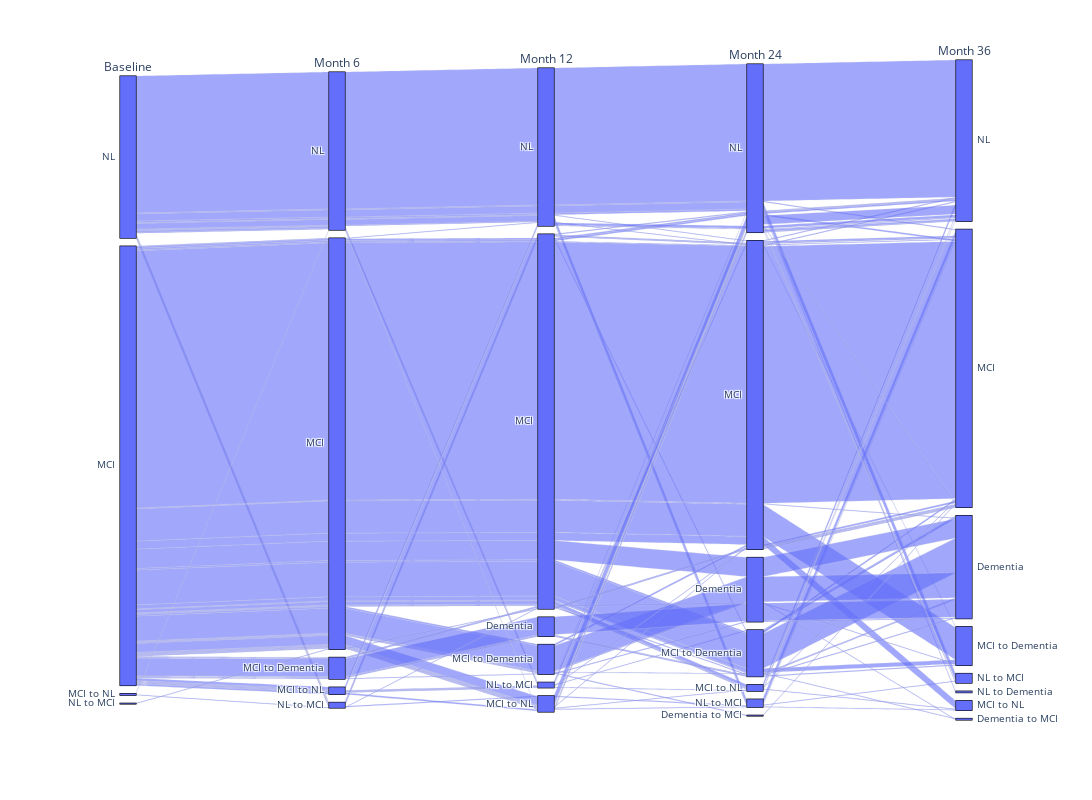

The notebook cell saved with this chart:
### Code cell
import plotly.express as px
import nbformat
pd.DataFrame.iteritems = pd.DataFrame.items
df = copy.deepcopy(rid)
df = df.reset_index()

del df['RID']

# diags = ['NL', 'MCI', 'MCI to Dementia', 'Dementia', 'NL to MCI', 'NL to Dementia']
diags = ['NL', 'Dementia', 'MCI', 'NL to MCI', 'MCI to Dementia', 'MCI to NL', 'Dementia to MCI', 'NL to Dementia']

fig = px.parallel_categories(df, dimensions=chosen_order, labels={
    "bl": "Baseline",
    "m06": "Month 6",
    "m12": "Month 12",
    "m24": "Month 24",
    "m36": "Month 36",
})
# fig = px.parallel_categories(df1, dimensions=chosen_order, color=df1.index, color_continuous_scale=px.colors.sequential.Inferno)
# fig = px.parallel_categories(df1, dimensions=chosen_order, color='bl', color_continuous_scale=px.colors.sequential.Inferno)



fig.update_layout(
    width=1350,
    height=800,
    # margin=dict(l=20, r=50, t=20, b=20),
    # paper_bgcolor="LightSteelBlue",
)
color_for_nodes = ["red","green","blue","violet","maroon", "yellow"]
# fig.update_traces(node_color = color_for_nodes)
fig.show()
fig.write_html("Disease_progression_firstFiveVisits.html")
# fig.write_image("Disease_progression_firstFiveVisits.html.png")

### Figure 1 — Plotly figure (JSON) as saved in the notebook; plotly's stock layout.template omitted (floating-point values rounded to 4 significant figures; data arrays with more than 128 entries replaced by an {"elided": "..."} marker saying what was removed)
{"data": [{"dimensions": [{"label": "Baseline", "values": {"elided": "749 str values"}}, {"label": "Month 6", "values": {"elided": "749 str values"}}, {"label": "Month 12", "values": {"elided": "749 str values"}}, {"label": "Month 24", "values": {"elided": "749 str values"}}, {"label": "Month 36", "values": {"elided": "749 str values"}}], "domain": {"x": [0, 1], "y": [0, 1]}, "name": "", "type": "parcats"}], "layout": {"height": 800, "legend": {"tracegroupgap": 0}, "margin": {"t": 60}, "width": 1350}}
